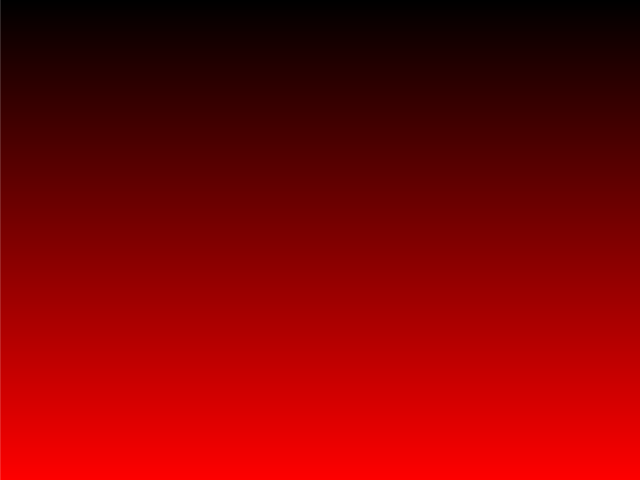
Frame 1 (no input)
Frame 60 (the mouse pressed at the canvas centre just before this capture): identical to frame 1, image omitted
Frame 120 (the mouse held since frame 60 and released just before this capture): identical to frame 1, image omitted

The Processing sketch that drew this single still picture (run headless with seeded random() and noise(); from frame 60 on, the mouse is pressed at the canvas centre):

// Processing sketch: degradee
// ── degradee.pde
void setup() {
  size(640, 480);
}
void draw() {
  background(255);
  for (int l=0; l<height; l++) {
    float tono = l*255/height;
    stroke(tono, 0, 0);
    line(0, l, width, l);
  }
}
